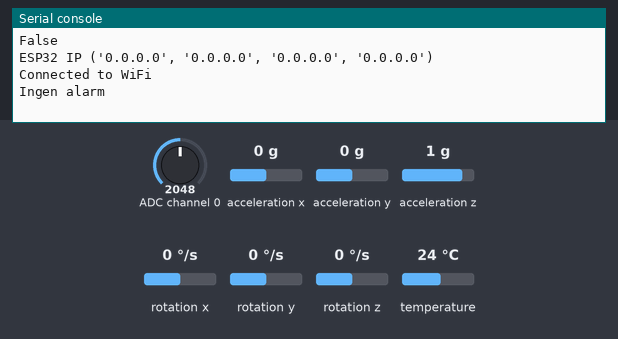
The program below on a simulated ESP32 board running MicroPython. Parts: the last lines printed to the serial console. The inputs (shaded band) are chosen by the test bench; at power-on: rotation x 0 °/s, ADC channel 0 = 2048, acceleration x 0 g, acceleration y 0 g, acceleration z 1 g, rotation y 0 °/s, rotation z 0 °/s, temperature 24 °C (analog values on the 0–4095 scale). WiFi joins after 1.5 s; no MQTT or app messages arrive unless stated; the clock reads 2024-03-15 10:24:30 at power-on unless the program sets it; library files of the repository ran but are not shown: mpu6050.py.

Above: at 3.8 s.
3.9 s: rotation x set to -192 °/s
At 5.1 s:
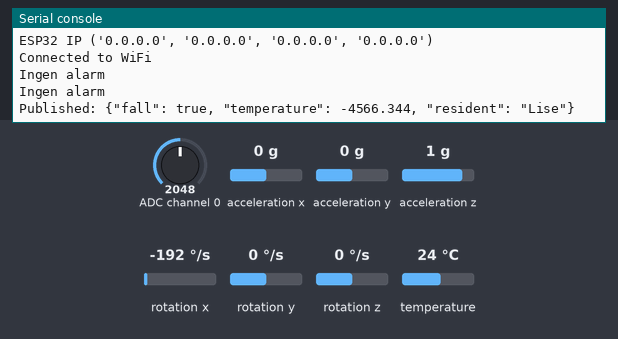
5.9 s: ADC channel 0 set to 2866
At 6.4 s:
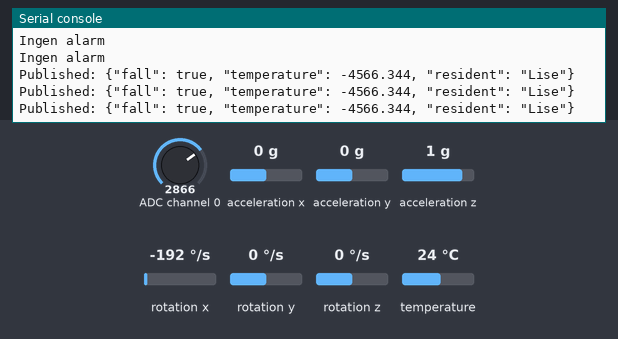
7.4 s: ADC channel 0 set to 122
At 7.4 s:
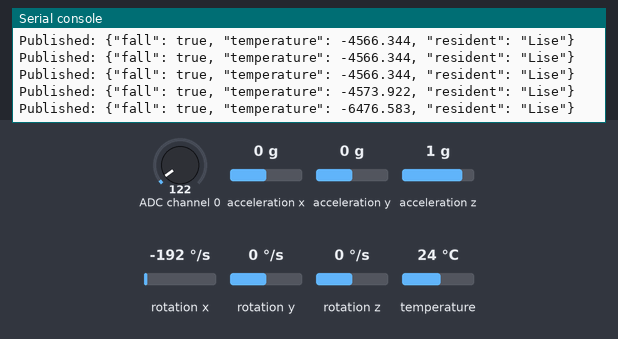
Timing chart, 0 to 10.4 s (numbered marks = the images above; inputs shaded):
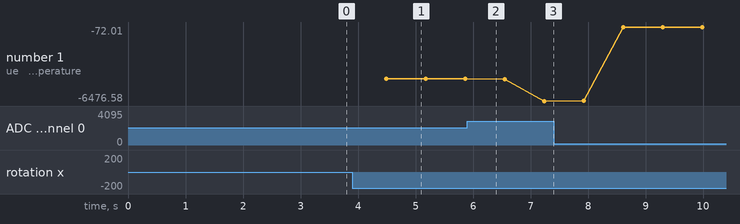

Measured:
- after the input at 3.9 s, the serial console: prints a new line after 0.60 s (image 1)
- plotted number 1: -4566.34 → -6476.58 after the input at 5.9 s, -6476.58 → -72.01 after the input at 7.4 s

The program:

publisher.py
```python
from umqtt.simple2 import MQTTClient
import network
import time
import alarm
import json

SSID = 'gruppe8'
PASSWORD = '88201818'

MQTT_BROKER = '192.168.1.100'
MQTT_TOPIC = 'sensor/data'

def connect_wifi():
    wlan = network.WLAN(network.STA_IF)
    wlan.active(True)
    wlan.connect(SSID, PASSWORD)
    print("ESP32 IP", wlan.ifconfig())
    while not wlan.isconnected():
        time.sleep(1)
    print('Connected to WiFi')

def publish_data(client):
    sensor_value = alarm.alarm()
    message = json.dumps({"fall" : sensor_value[0], "temperature" : sensor_value[1], "resident" : "Lise"})
    if sensor_value[0] == True:
        client.publish(MQTT_TOPIC, message)
        print(f"Published: {message}")
    else:
        print("Ingen alarm")

connect_wifi()
client = MQTTClient('esp32_sensor', MQTT_BROKER)
client.connect()

while True:
    publish_data(client)
    time.sleep(0.2)
```

alarm.py
```python
import time
import gyro
import temperatur

def alarm():
    temp_status = temperatur.temperatur(temperatur.deviceAddress, temperatur.uNom, temperatur.i2c)
    fald_status = gyro.gyro_mål(gyro.timestamp, gyro.gyro_x_averages, gyro.gyro_y_averages, gyro.gyro_z_averages, gyro.list_pos, gyro.farmor_status)
    return fald_status, temp_status

print(alarm()[0])
```

gyro.py
```python
from machine import SoftI2C
from machine import Pin
import time
from mpu6050 import MPU6050
import sys


pinScl = 18
pinSda = 19

deviceAddress = 0x48

uNom = 3.25


i2c = SoftI2C(scl=Pin(pinScl), sda=Pin(pinSda))

imu = MPU6050(i2c)

gyro_x_averages = []
gyro_y_averages = []
gyro_z_averages = []
list_pos = 0
timestamp = 0
farmor_status = False

def threshold(gyro_x_averages, gyro_y_averages, gyro_z_averages, fall_threshold):
    if sum(gyro_x_averages)/len(gyro_x_averages) >= fall_threshold or sum(gyro_y_averages)/len(gyro_y_averages) >= fall_threshold:
        return True
    else:
        return False

def gyro_mål(timestamp, gyro_x_averages, gyro_y_averages, gyro_z_averages, list_pos, farmor_status):
    for i in range(5):
        readings_limit = 5
        gyro_x_readings = []
        gyro_y_readings = []
        gyro_z_readings = []
        for i in range(20):
            imu_values = imu.get_values()
            gyro_x_readings.append(abs(imu_values["gyroscope x"]/100))
            gyro_y_readings.append(abs(imu_values["gyroscope y"]/100))
            gyro_z_readings.append(abs(imu_values["gyroscope z"]/100))
        gyro_x = sum(gyro_x_readings) / len(gyro_x_readings)
        gyro_y = sum(gyro_y_readings) / len(gyro_y_readings)
        gyro_z = sum(gyro_z_readings) / len(gyro_z_readings)

        if len(gyro_x_averages) >= readings_limit:
            gyro_x_averages[list_pos] = gyro_x
            gyro_y_averages[list_pos] = gyro_y
            gyro_z_averages[list_pos] = gyro_z
            if list_pos >= len(gyro_x_averages)-1:
                list_pos = 0
            list_pos += 1
        else:
            gyro_x_averages.append(gyro_y)
            gyro_y_averages.append(gyro_x)
            gyro_z_averages.append(gyro_z)

#         print(f"\nx: {gyro_x}")
#         print(f"y: {gyro_y}")
#         print(f"z: {gyro_z}")

        if threshold(gyro_x_averages, gyro_y_averages, gyro_z_averages, 200) == True:
            farmor_status = True
            timestamp = time.time()
#         elif threshold(gyro_x_averages, gyro_y_averages, gyro_z_averages, 300) == False and time.time() - timestamp >= 5:
#             farmor_status = False

#     print(farmor_status)

    return farmor_status
# while True:
#     gyro_mål(timestamp, gyro_x_averages, gyro_y_averages, gyro_z_averages, list_pos, farmor_status)
#     time.sleep_ms(200)
```

temperatur.py
```python
from machine import Pin, SoftI2C
from time import sleep

# CONFIGURATION
# Soft I2C pins
pinScl = 18
pinSda = 19

# The MCP3021 I2C address
deviceAddress = 0x48

# The ADC to voltage ratio (the voltage divider).
# To find it make a single measurement and make a note
# of the voltage and ADC values. Then calculate Unom
# Unom = 1023 * Ureal / ADCvalue
uNom = 3.25

# PROGRAM
i2c = SoftI2C(scl=Pin(pinScl), sda=Pin(pinSda))

def temperatur(deviceAddress, uNom, i2c):
    # Measure and get the two bytes from the ADC
    adcBytes = i2c.readfrom(deviceAddress, 2)

    # Put the bytes in UpperDataByte and LowerDataByte
    UpperDataByte = int(adcBytes[0])
    LowerDataByte = int(adcBytes[1])

    # Print the raw received bytes
#     print("ADC Upper Data Byte: 0x%02X" % UpperDataByte)
#     print("ADC Lower Data Byte: 0x%02X" % LowerDataByte)

    # Step A1, right justify D5-D0 into position
    lowerData = LowerDataByte >> 2
#     print("lowerData, D5-D0   : 0x%02X" % lowerData)

    # Step A2, left justify D7-D6 into position
    upperData = (UpperDataByte << 6) & 0xC0  # Mask out D9-D8!
#     print("upperData, D7-D6   : 0x%02X" % upperData)

    # Step A3, merge D7-D6 with D5-D0
    lowerByte = upperData + lowerData
#     print("lowerByte, D7-D0   : 0x%02X" % lowerByte)

    # Step A4, right justify D9-D8 into position
    upperByte = UpperDataByte >> 2
#     print("upperByte, D9-D8   : 0x%02X" % upperByte)

    # Step A5, merge upperByte (D9-D8) with lowerByte (D7-D0)
    adcValue = (upperByte << 8) + lowerByte
#     print("adcValue, hex      : 0x%04X" % adcValue)
#     print("adcValue, dec      : %d" % adcValue)

    # Calculate the voltage
    voltage = adcValue * uNom / 1023.0
#     print("Voltage            : %.2f V" % voltage)

#     print("mv", voltage*1000)
#     print("mv under 0C", (voltage * 1000) - 1034)

    celsius = ((voltage * 1000) - 1034) / -5.45
#     print(celsius)
    return celsius

    # Pause before next measurement
#     sleep(1)
#     print()
```
